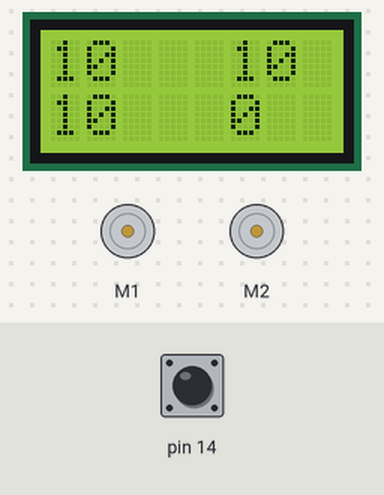
Bench run of a sketch on a simulated Arduino Leonardo, built with avr-gcc and run on an emulated ATmega32U4. Shown: 2 × DC motor (green arrow = forward, orange = backward, longer = faster), 8×2 character LCD. The inputs (shaded band) are chosen by the test bench; at power-on: pin 14 HIGH.

Above: at 1.2 s.
1.3 s: pin 14 pulled LOW for 0.15 s
At 7.1 s:
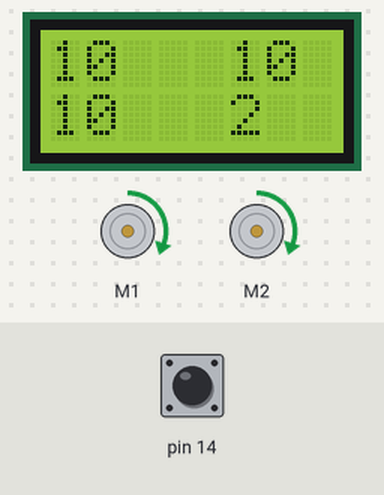
7.4 s: pin 14 pulled LOW for 1 s
At 8.3 s:
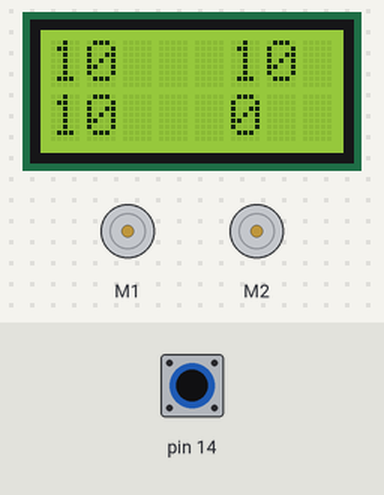
9.9 s: pin 14 pulled LOW for 3.2 s
At 10.2 s:
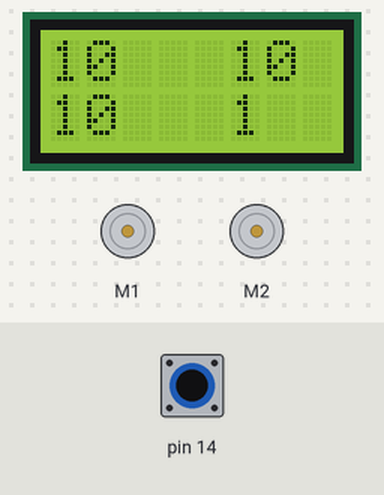
Timing chart, 0 to 16.4 s (numbered marks = the images above; inputs shaded):
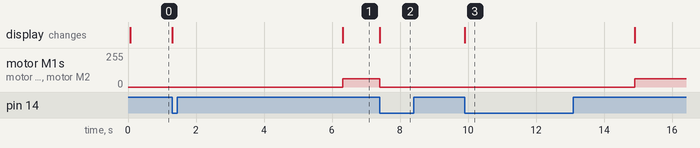

Measured:
- after the input at 1.3 s, motor M1, motor M2: stopped → forward 63/255 after 5.0 s; the display: first changes at once (image 1 shows a later state)
- after the input at 7.4 s, motor M1, motor M2: forward 63/255 → stopped at once; the display: changes at once (image 2)
- after the input at 9.9 s, motor M1, motor M2: stopped → forward 63/255 after 5.0 s; the display: changes at once (image 3)

The sketch:

smoketest.ino
```cpp
/*
 * Very dumb sumo robot example.
 *
 * Hopefully this can get you started. The robot just
 * tries to stay inside the lines.
 * from pvcraven examples
 */

#include <Zumo32U4.h>

// --- Enums ---

// States. Here we just start out with a couple.

enum State {
  pause_state,
  starting_state,
  run_state,
};


// --- Constants

// What speed to run the motor
const int motorSpeed = 100;

// What value do we count as black?
const int blackColor = 700;

// --- Global Variables ---

Zumo32U4LCD lcd;
Zumo32U4LineSensors lineSensors;
unsigned int lineSensorValues[3];
Zumo32U4Motors motors;
Zumo32U4ButtonA buttonA;

State state = pause_state;

// --- Setup Function
void setup() {
  // Initialize the line sensors, and turn on the LEDs for them.
  lineSensors.initThreeSensors();
  lineSensors.emittersOn();
}

// --- Main loop function
void loop() {
  // - Read in the values
  lineSensors.read(lineSensorValues);
  // Buttons
  bool buttonPress = buttonA.getSingleDebouncedPress();

  // - Change states
  if(buttonPress && state == pause_state) {
    //initial sleep and then start
    state = starting_state;
    lcd.gotoXY(5, 1);
    lcd.print(state);
    lcd.print("  ");
    delay(5000);
    state = run_state;
  }
  else if(buttonPress && state == run_state) {
    state = pause_state;
  }

  // - Set motor speeds
  if(state == run_state) {
    if(lineSensorValues[0] > blackColor && lineSensorValues[2] < blackColor) {
      // There's a line to the left. Veer right.
      motors.setSpeeds(motorSpeed, -motorSpeed);
    }
    else if(lineSensorValues[0] < blackColor && lineSensorValues[2] > blackColor) {
      // There's  line to the right. Veer left.
      motors.setSpeeds(-motorSpeed, motorSpeed);
    } else if(lineSensorValues[0] > blackColor && lineSensorValues[2] > blackColor) {
      // Ok, we are straight in on a line. Back up and spin.
      // This 'blocking' so it ignores button pushes, so it isn't possible to 'pause'
      // while doing this. You should code something better.
      motors.setSpeeds(-motorSpeed, -motorSpeed);
      delay(500);
      motors.setSpeeds(-motorSpeed, motorSpeed);
      delay(500);
    } else {
      // No lines. Go forward.
      motors.setSpeeds(motorSpeed, motorSpeed);
    }
  }
  else if(state == pause_state) {
    motors.setSpeeds(0, 0);
  }

  // Display the values.
  // Divide by 10 because our screen isn't large.
  // First value
  lcd.gotoXY(0, 0);
  lcd.print(lineSensorValues[0] / 10);
  lcd.print("  ");

  // Second value
  lcd.gotoXY(5, 0);
  lcd.print(lineSensorValues[1] / 10);
  lcd.print("  ");

  // Third value
  lcd.gotoXY(0, 1);
  lcd.print(lineSensorValues[2] / 10);
  lcd.print("  ");

  // State
  lcd.gotoXY(5, 1);
  lcd.print(state);
  lcd.print("  ");
  delay(2);
}
```
